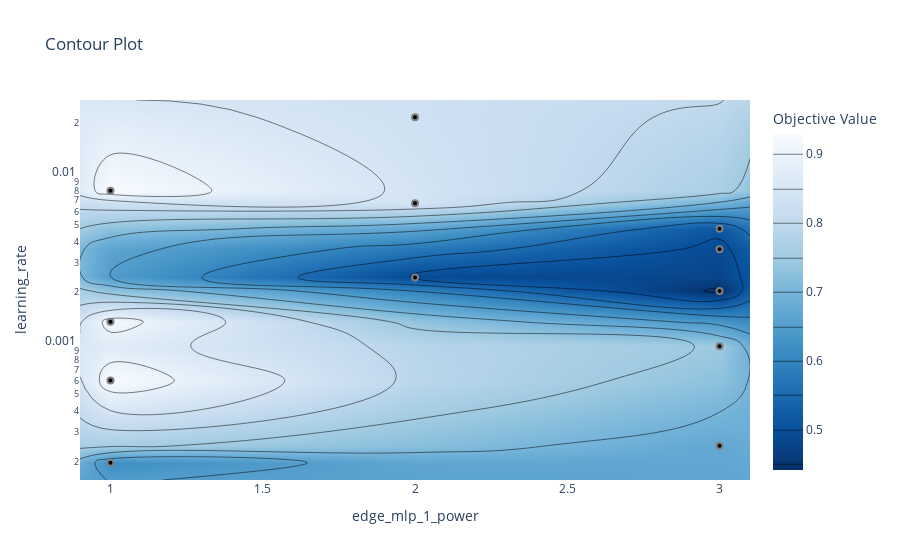

The cell this chart's notebook holds for it:
### Code cell
# plot the estimated accuracy surface over hyperparameters:
fig = optuna.visualization.plot_contour(study_vis, params=['learning_rate', 'edge_mlp_1_power'])
fig.show()

### Figure 1 — Plotly figure (JSON) as saved in the notebook; plotly's stock layout.template omitted (floating-point values rounded to 4 significant figures)
{"data": [{"colorbar": {"title": {"text": "Objective Value"}}, "colorscale": [[0, "rgb(247,251,255)"], [0.125, "rgb(222,235,247)"], [0.25, "rgb(198,219,239)"], [0.375, "rgb(158,202,225)"], [0.5, "rgb(107,174,214)"], [0.625, "rgb(66,146,198)"], [0.75, "rgb(33,113,181)"], [0.875, "rgb(8,81,156)"], [1, "rgb(8,48,107)"]], "connectgaps": true, "contours": {"coloring": "heatmap"}, "hoverinfo": "none", "line": {"smoothing": 1.3}, "reversescale": true, "type": "contour", "x": [0.9, 1, 2, 3, 3.1], "y": [0.0001557, 0.0001969, 0.0002484, 0.0006018, 0.0009612, 0.00134, 0.002033, 0.00245, 0.003596, 0.004751, 0.006729, 0.007966, 0.02165, 0.02738], "z": [[null, null, null, null, null], [null, 0.6176, null, null, null], [null, null, null, 0.6715, null], [null, 0.929, null, null, null], [null, null, null, 0.7467, null], [null, 0.9199, null, null, null], [null, null, null, 0.4419, null], [null, null, 0.4892, null, null], [null, null, null, 0.489, null], [null, null, null, 0.5119, null], [null, null, 0.8405, null, null], [null, 0.9294, null, null, null], [null, null, 0.8292, null, null], [null, null, null, null, null]]}, {"marker": {"color": "black", "line": {"color": "Grey", "width": 2}}, "mode": "markers", "showlegend": false, "type": "scatter", "x": [3, 1, 2, 2, 1, 3, 1, 2, 1, 3, 3, 3], "y": [0.0002484, 0.00134, 0.02165, 0.00245, 0.0001969, 0.0009612, 0.007966, 0.006729, 0.0006018, 0.004751, 0.003596, 0.002033]}], "layout": {"title": {"text": "Contour Plot"}, "xaxis": {"range": [0.9, 3.1], "title": {"text": "edge_mlp_1_power"}}, "yaxis": {"range": [-3.808, -1.563], "title": {"text": "learning_rate"}, "type": "log"}}}
